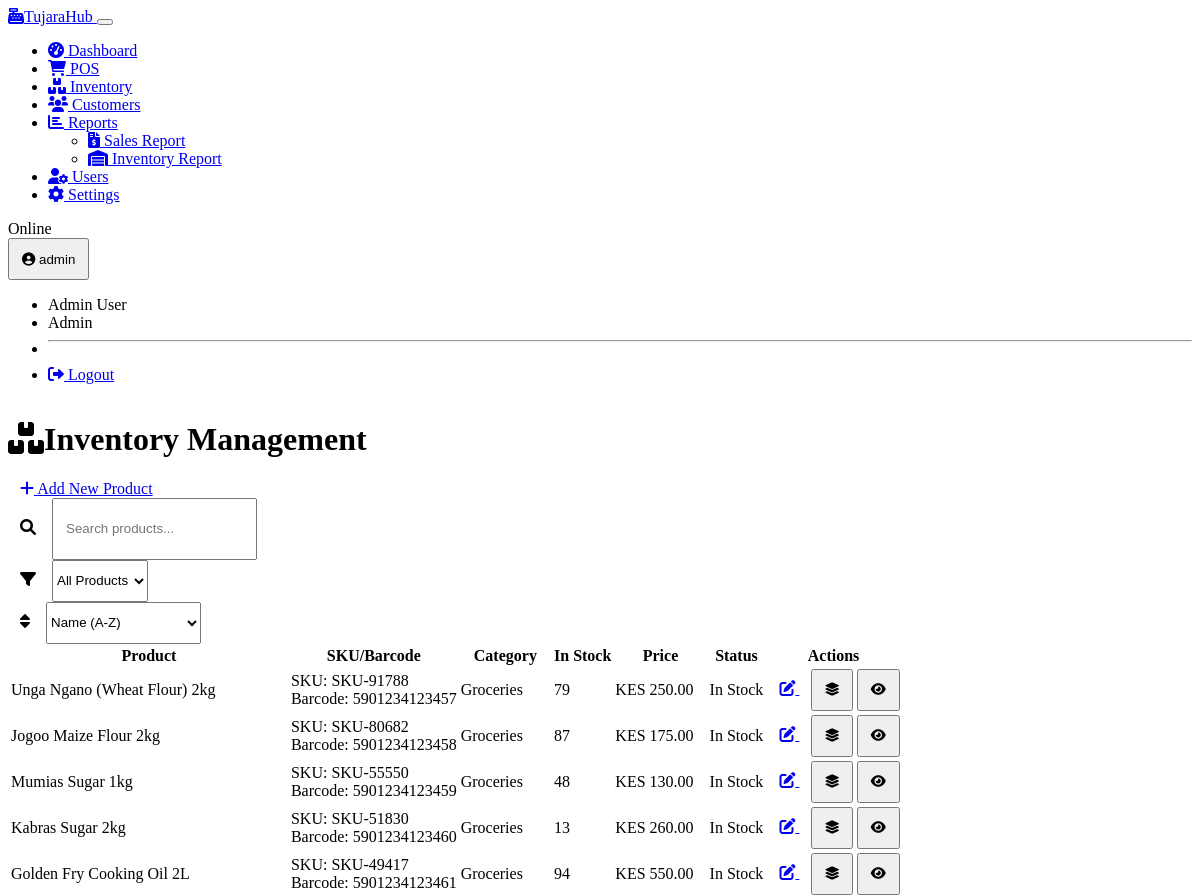
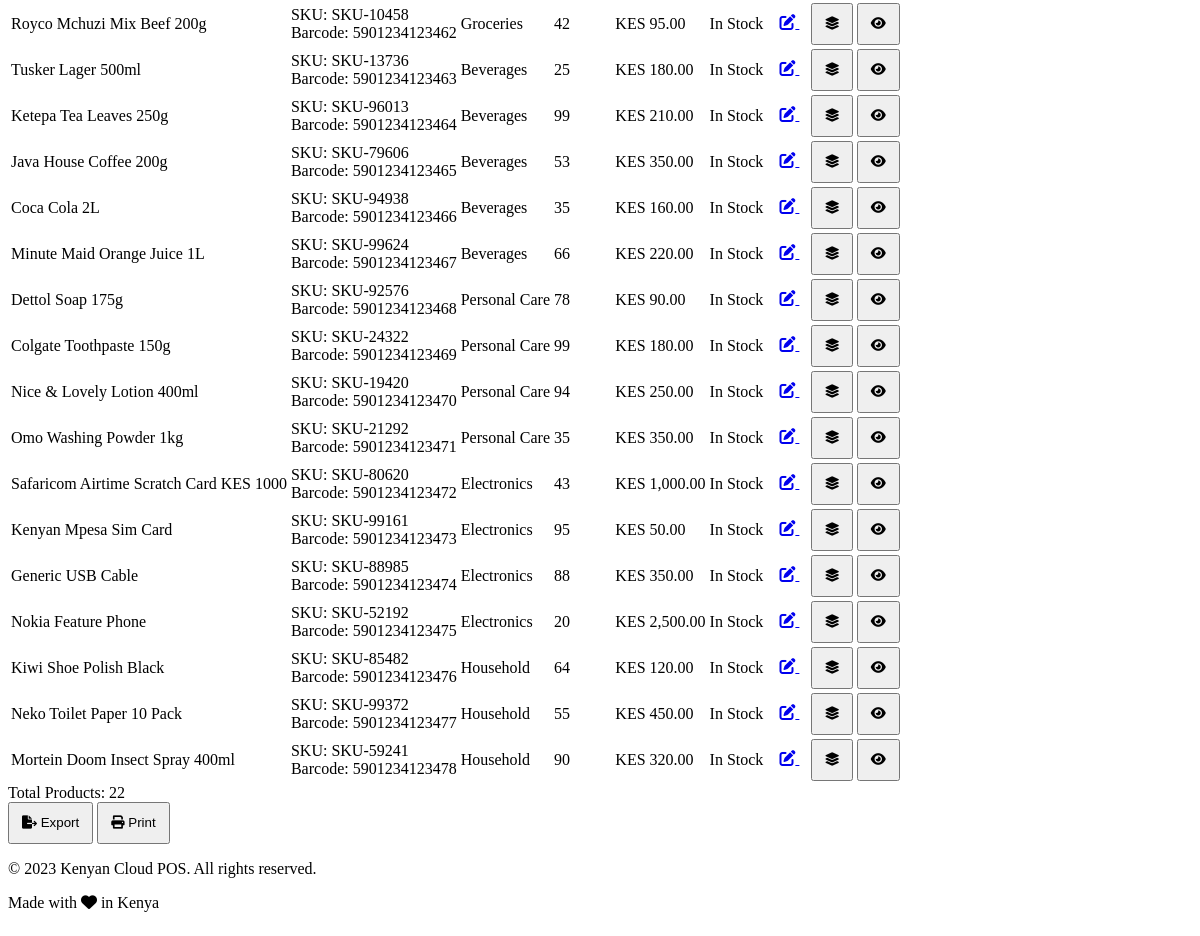
Page /inventory (signed in) on the committed database (2 pictures, top to bottom).
### models.py (models this page shows, shortened)
class User(UserMixin, db.Model):
    id = db.Column(db.Integer, primary_key=True)
    username = db.Column(db.String(64), unique=True, nullable=False)
    email = db.Column(db.String(120), unique=True, nullable=False)
    password_hash = db.Column(db.String(256), nullable=False)
    first_name = db.Column(db.String(64))
    last_name = db.Column(db.String(64))
    phone = db.Column(db.String(20))
    is_active = db.Column(db.Boolean, default=True)
    created_at = db.Column(db.DateTime, default=datetime.utcnow)
    last_login = db.Column(db.DateTime)
    role_id = db.Column(db.Integer, db.ForeignKey('role.id'), nullable=False)
    store_id = db.Column(db.Integer, db.ForeignKey('store.id'), nullable=False)
    role = db.relationship('Role', backref='users')
    sales = db.relationship('Sale', backref='cashier', lazy=True)
    @property
    def full_name(self):
        return f"{self.first_name} {self.last_name}"

class Role(db.Model):
    id = db.Column(db.Integer, primary_key=True)
    name = db.Column(db.String(50), unique=True, nullable=False)
    description = db.Column(db.String(255))
    ADMIN = "admin"
    MANAGER = "manager"
    CASHIER = "cashier"
    EMPLOYEE = "employee"

class Product(db.Model):
    id = db.Column(db.Integer, primary_key=True)
    name = db.Column(db.String(100), nullable=False)
    description = db.Column(db.Text)
    sku = db.Column(db.String(50), unique=True)
    barcode = db.Column(db.String(50), unique=True)
    selling_price = db.Column(db.Float, nullable=False)
    cost_price = db.Column(db.Float, nullable=False)
    tax_rate = db.Column(db.Float, default=0.0)  # VAT rate in percentage
    is_active = db.Column(db.Boolean, default=True)
    created_at = db.Column(db.DateTime, default=datetime.utcnow)
    updated_at = db.Column(db.DateTime, default=datetime.utcnow, onupdate=datetime.utcnow)
    category_id = db.Column(db.Integer, db.ForeignKey('category.id'))
    supplier_id = db.Column(db.Integer, db.ForeignKey('supplier.id'))
    inventory = db.relationship('Inventory', backref='product', lazy=True)
    sale_items = db.relationship('SaleItem', backref='product', lazy=True)

class Category(db.Model):
    id = db.Column(db.Integer, primary_key=True)
    name = db.Column(db.String(100), nullable=False)
    description = db.Column(db.String(255))
    products = db.relationship('Product', backref='category', lazy=True)

class Inventory(db.Model):
    id = db.Column(db.Integer, primary_key=True)
    quantity = db.Column(db.Integer, default=0)
    reorder_level = db.Column(db.Integer, default=5)
    last_restock_date = db.Column(db.DateTime)
    updated_at = db.Column(db.DateTime, default=datetime.utcnow, onupdate=datetime.utcnow)
    product_id = db.Column(db.Integer, db.ForeignKey('product.id'), nullable=False)
    store_id = db.Column(db.Integer, db.ForeignKey('store.id'), nullable=False)
    __table_args__ = (db.UniqueConstraint('product_id', 'store_id', name='_product_store_uc'),)

### routes.py (the view)
    @app.route('/inventory')
    @login_required
    @not_cashier_required
    def inventory():
        store_id = session.get('store_id')
        inventory_items = (
            db.session.query(Product, Inventory, Category)
            .join(Inventory, Product.id == Inventory.product_id)
            .outerjoin(Category, Product.category_id == Category.id)
            .filter(Inventory.store_id == store_id)
            .all()
        )
        return render_template('inventory/index.html', inventory_items=inventory_items)

### templates/inventory/index.html (shortened to what this page needs)
{% extends 'base.html' %}
{% block content %}
<div class="container">
    <div class="d-sm-flex justify-content-between align-items-center mb-4">
        <h1 class="mb-0 mb-3 mb-sm-0"><i class="fas fa-boxes me-2"></i>Inventory Management</h1>
        {% if session.get('role') in ['admin', 'manager'] %}
        <a href="{{ url_for('add_product') }}" class="btn btn-primary">
            <i class="fas fa-plus me-1"></i> Add New Product
        </a>
        {% endif %}
    </div>
    <div class="card mb-4">
        <div class="card-body">
            <div class="row g-2">
                <div class="col-md-4">
                    <div class="input-group">
                        <span class="input-group-text"><i class="fas fa-search"></i></span>
                        <input type="text" class="form-control" id="inventory-search" placeholder="Search products...">
                    </div>
                </div>
                <div class="col-md-4">
                    <div class="input-group">
                        <span class="input-group-text"><i class="fas fa-filter"></i></span>
                        <select class="form-select" id="inventory-filter">
                            <option value="all">All Products</option>
                        </select>
                    </div>
                </div>
                <div class="col-md-4">
                    <div class="input-group">
                        <span class="input-group-text"><i class="fas fa-sort"></i></span>
                        <select class="form-select" id="inventory-sort">
                            <option value="name-asc">Name (A-Z)</option>
                        </select>
                    </div>
                </div>
            </div>
        </div>
    </div>
    <div class="card">
        <div class="card-body p-0">
            <div class="table-responsive">
                <table class="table table-hover" id="inventory-table">
                    <thead>
                        <tr>
                            <th>Product</th>
                            <th>SKU/Barcode</th>
                            <th>Category</th>
                            <th class="text-center">In Stock</th>
                            <th class="text-end">Price</th>
                            <th class="text-center">Status</th>
                            <th class="text-end">Actions</th>
                        </tr>
                    </thead>
                    <tbody>
                        {% if inventory_items %}
                            {% for product, inventory, category in inventory_items %}
                            <tr data-product-id="{{ product.id }}" data-reorder-level="{{ inventory.reorder_level }}" class="">
                                <td class="product-name">{{ product.name }}</td>
                                <td>
                                    {% if product.sku %}<div>SKU: {{ product.sku }}</div>{% endif %}
                                    {% if product.barcode %}<div>Barcode: {{ product.barcode }}</div>{% endif %}
                                </td>
                                <td class="product-category">{{ category.name if category else 'Uncategorized' }}</td>
                                <td class="text-center product-quantity">{{ inventory.quantity }}</td>
                                <td class="text-end product-price" data-price="{{ product.selling_price }}">
                                    KES {{ "{:,.2f}".format(product.selling_price) }}
                                </td>
                                <td class="text-center">
                                    {% if inventory.quantity <= 0 %}
                                    <span class="badge bg-danger">Out of Stock</span>
                                    {% elif inventory.quantity <= inventory.reorder_level %}
                                    <span class="badge bg-warning text-dark">Low Stock</span>
                                    {% else %}
                                    <span class="badge bg-success">In Stock</span>
                                    {% endif %}
                                </td>
                                <td class="text-end">
                                    <div class="btn-group">
                                        {% if session.get('role') in ['admin', 'manager'] %}
                                        <a href="{{ url_for('edit_product', product_id=product.id) }}" class="btn btn-sm btn-outline-primary">
                                            <i class="fas fa-edit"></i>
                                        </a>
                                        {% endif %}
                                        <button type="button" class="btn btn-sm btn-outline-secondary adjust-stock-btn"
                                                data-id="{{ product.id }}"
                                                data-name="{{ product.name }}"
                                                data-stock="{{ inventory.quantity }}"
                                                data-bs-toggle="tooltip"
                                                title="Adjust Stock">
                                            <i class="fas fa-layer-group"></i>
                                        </button>
                                        <button type="button" class="btn btn-sm btn-outline-info"
                                                data-bs-toggle="tooltip"
                                                title="View Details">
                                            <i class="fas fa-eye"></i>
                                        </button>
                                    </div>
                                </td>
                            </tr>
                            {% endfor %}
                        {% else %}
                            <tr>
                                <td colspan="7" class="text-center py-4">No products found in inventory</td>
                            </tr>
                        {% endif %}
                    </tbody>
                </table>
            </div>
        </div>
        <div class="card-footer">
            <div class="d-flex justify-content-between align-items-center">
                <div>
                    <span class="text-muted">Total Products: {{ inventory_items|length }}</span>
                </div>
                <div>
                    <button class="btn btn-outline-primary me-2">
                        <i class="fas fa-file-export me-1"></i> Export
                    </button>
                    <button class="btn btn-outline-success">
                        <i class="fas fa-print me-1"></i> Print
                    </button>
                </div>
            </div>
        </div>
    </div>
</div>
{% endblock %}

### templates/base.html (shortened to what this page needs)
<!DOCTYPE html>
<html lang="en" data-bs-theme="dark">
<head>
    <link rel="stylesheet" href="https://cdn.replit.com/agent/bootstrap-agent-dark-theme.min.css">
    <link rel="stylesheet" href="https://cdnjs.cloudflare.com/ajax/libs/font-awesome/6.0.0/css/all.min.css">
    <link rel="stylesheet" href="{{ url_for('static', filename='css/custom.css') }}">
</head>
<body>
    {% if g.user %}
    <nav class="navbar navbar-expand-lg navbar-dark bg-dark mb-4">
        <div class="container-fluid">
            <a class="navbar-brand" href="{{ url_for('dashboard') }}">
                <i class="fas fa-cash-register me-2"></i>TujaraHub
            </a>
            <button class="navbar-toggler" type="button" data-bs-toggle="collapse" data-bs-target="#navbarNav">
            </button>
            <div class="collapse navbar-collapse" id="navbarNav">
                <ul class="navbar-nav me-auto">
                    {% if session.get('role') != 'employee' %}
                    <li class="nav-item">
                        <a class="nav-link {% if request.endpoint == 'dashboard' %}active{% endif %}" href="{{ url_for('dashboard') }}">
                            <i class="fas fa-tachometer-alt me-1"></i> Dashboard
                        </a>
                    </li>
                    {% endif %}
                    <li class="nav-item">
                        <a class="nav-link {% if request.endpoint == 'pos' %}active{% endif %}" href="{{ url_for('pos') }}">
                            <i class="fas fa-shopping-cart me-1"></i> POS
                        </a>
                    </li>
                    {% if session.get('role') != 'employee' %}
                    <li class="nav-item">
                        <a class="nav-link {% if request.endpoint == 'inventory' %}active{% endif %}" href="{{ url_for('inventory') }}">
                            <i class="fas fa-boxes me-1"></i> Inventory
                        </a>
                    </li>
                    {% endif %}
                    {% if session.get('role') != 'employee' %}
                    <li class="nav-item">
                        <a class="nav-link {% if request.endpoint == 'customers' %}active{% endif %}" href="{{ url_for('customers') }}">
                            <i class="fas fa-users me-1"></i> Customers
                        </a>
                    </li>
                    {% endif %}
                    {% if session.get('role') != 'employee' %}
                    <li class="nav-item dropdown">
                        <a class="nav-link dropdown-toggle" href="#" id="reportsDropdown" role="button" data-bs-toggle="dropdown">
                            <i class="fas fa-chart-bar me-1"></i> Reports
                        </a>
                        <ul class="dropdown-menu">
                            <li>
                                <a class="dropdown-item" href="{{ url_for('sales_report') }}">
                                    <i class="fas fa-file-invoice-dollar me-1"></i> Sales Report
                                </a>
                            </li>
                            <li>
                                <a class="dropdown-item" href="{{ url_for('inventory_report') }}">
                                    <i class="fas fa-warehouse me-1"></i> Inventory Report
                                </a>
                            </li>
                        </ul>
                    </li>
                    {% endif %}
                    {% if session.get('role') == 'admin' %}
                    <li class="nav-item">
                        <a class="nav-link {% if request.endpoint == 'users' %}active{% endif %}" href="{{ url_for('users') }}">
                            <i class="fas fa-user-cog me-1"></i> Users
                        </a>
                    </li>
                    {% endif %}
                    {% if session.get('role') in ['admin', 'manager'] %}
                    <li class="nav-item">
                        <a class="nav-link {% if request.endpoint == 'settings' %}active{% endif %}" href="{{ url_for('settings') }}">
                            <i class="fas fa-cog me-1"></i> Settings
                        </a>
                    </li>
                    {% endif %}
                </ul>
                <div class="d-flex align-items-center">
                    <span class="badge bg-success me-2" id="connection-status">Online</span>
                    <div class="dropdown">
                        <button class="btn btn-outline-light dropdown-toggle" type="button" id="userDropdown" data-bs-toggle="dropdown">
                            <i class="fas fa-user-circle me-1"></i> {{ g.user.username }}
                        </button>
                        <ul class="dropdown-menu dropdown-menu-end">
                            <li><span class="dropdown-item-text">{{ g.user.full_name }}</span></li>
                            <li><span class="dropdown-item-text text-muted">{{ g.user.role.name | title }}</span></li>
                            <li><hr class="dropdown-divider"></li>
                            <li><a class="dropdown-item" href="{{ url_for('logout') }}"><i class="fas fa-sign-out-alt me-1"></i> Logout</a></li>
                        </ul>
                    </div>
                </div>
            </div>
        </div>
    </nav>
    {% endif %}
    <main>
        {% block content %}{% endblock %}
    </main>
    <footer class="bg-dark text-light py-3 mt-5">
        <div class="container">
            <div class="row">
                <div class="col-md-6">
                    <p>&copy; 2023 Kenyan Cloud POS. All rights reserved.</p>
                </div>
                <div class="col-md-6 text-end">
                    <p>Made with <i class="fas fa-heart text-danger"></i> in Kenya</p>
                </div>
            </div>
        </div>
    </footer>
</body>
</html>

### rows in the picture
User: user.username "admin", user.full_name "Admin User"
Role: user.role.name "Admin"
Product: name "Unga Ngano (Wheat Flour) 2kg", sku "SKU-91788", barcode "5901234123457", name "Groceries", quantity "79", selling_price "250.00"
Product: name "Jogoo Maize Flour 2kg", sku "SKU-80682", barcode "5901234123458", name "Groceries", quantity "87", selling_price "175.00"
Product: name "Mumias Sugar 1kg", sku "SKU-55550", barcode "5901234123459", name "Groceries", quantity "48", selling_price "130.00"
Product: name "Kabras Sugar 2kg", sku "SKU-51830", barcode "5901234123460", name "Groceries", quantity "13", selling_price "260.00"
Product: name "Golden Fry Cooking Oil 2L", sku "SKU-49417", barcode "5901234123461", name "Groceries", quantity "94", selling_price "550.00"
Product: name "Royco Mchuzi Mix Beef 200g", sku "SKU-10458", barcode "5901234123462", name "Groceries", quantity "42", selling_price "95.00"
Product: name "Tusker Lager 500ml", sku "SKU-13736", barcode "5901234123463", name "Beverages", quantity "25", selling_price "180.00"
Product: name "Ketepa Tea Leaves 250g", sku "SKU-96013", barcode "5901234123464", name "Beverages", quantity "99", selling_price "210.00"
Product: name "Java House Coffee 200g", sku "SKU-79606", barcode "5901234123465", name "Beverages", quantity "53", selling_price "350.00"
Product: name "Coca Cola 2L", sku "SKU-94938", barcode "5901234123466", name "Beverages", quantity "35", selling_price "160.00"
Product: name "Minute Maid Orange Juice 1L", sku "SKU-99624", barcode "5901234123467", name "Beverages", quantity "66", selling_price "220.00"
Product: name "Dettol Soap 175g", sku "SKU-92576", barcode "5901234123468", name "Personal Care", quantity "78", selling_price "90.00"
Product: name "Colgate Toothpaste 150g", sku "SKU-24322", barcode "5901234123469", name "Personal Care", quantity "99", selling_price "180.00"
Product: name "Nice & Lovely Lotion 400ml", sku "SKU-19420", barcode "5901234123470", name "Personal Care", quantity "94", selling_price "250.00"
Product: name "Omo Washing Powder 1kg", sku "SKU-21292", barcode "5901234123471", name "Personal Care", quantity "35", selling_price "350.00"
Product: name "Safaricom Airtime Scratch Card KES 1000", sku "SKU-80620", barcode "5901234123472", name "Electronics", quantity "43", selling_price "1,000.00"
Product: name "Kenyan Mpesa Sim Card", sku "SKU-99161", barcode "5901234123473", name "Electronics", quantity "95", selling_price "50.00"
Product: name "Generic USB Cable", sku "SKU-88985", barcode "5901234123474", name "Electronics", quantity "88", selling_price "350.00"
Product: name "Nokia Feature Phone", sku "SKU-52192", barcode "5901234123475", name "Electronics", quantity "20", selling_price "2,500.00"
Product: name "Kiwi Shoe Polish Black", sku "SKU-85482", barcode "5901234123476", name "Household", quantity "64", selling_price "120.00"
Product: name "Neko Toilet Paper 10 Pack", sku "SKU-99372", barcode "5901234123477", name "Household", quantity "55", selling_price "450.00"
Product: name "Mortein Doom Insect Spray 400ml", sku "SKU-59241", barcode "5901234123478", name "Household", quantity "90", selling_price "320.00"

### other values in the picture
{{ inventory_items|length }} "22"
